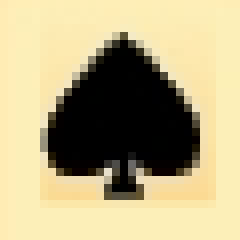
#> input picture openpic/x1y2.png, 30 x 30 px (shown 8 times larger)
$ python similarity.py
#> lines starting #> are read from the running program, lines starting #| are printed output that depends on the picture; long printed decimals are rounded
from cv2 import cv2
import numpy as np


# 均值哈希算法
def aHash(img):
    # 缩放为8*8
    img = cv2.resize(img, (8, 8))
    # 转换为灰度图
    gray = cv2.cvtColor(img, cv2.COLOR_BGR2GRAY)
    # s为像素和初值为0，hash_str为hash值初值为''
    s = 0
    hash_str = ''
    # 遍历累加求像素和
    for i in range(8):
        for j in range(8):
            s = s + gray[i, j]
    # 求平均灰度
    avg = s / 64
    # 灰度大于平均值为1相反为0生成图片的hash值
    for i in range(8):
        for j in range(8):
            if gray[i, j] > avg:
                hash_str = hash_str + '1'
            else:
                hash_str = hash_str + '0'
    return hash_str


# 差值感知算法
def dHash(img):
    # 缩放8*8
    img = cv2.resize(img, (9, 8))
    # 转换灰度图
    gray = cv2.cvtColor(img, cv2.COLOR_BGR2GRAY)
    hash_str = ''
    # 每行前一个像素大于后一个像素为1，相反为0，生成哈希
    for i in range(8):
        for j in range(8):
            if gray[i, j] > gray[i, j + 1]:
                hash_str = hash_str + '1'
            else:
                hash_str = hash_str + '0'
    return hash_str


# 感知哈希算法(pHash)
def pHash(img):
    # 缩放32*32
    img = cv2.resize(img, (32, 32))  # , interpolation=cv2.INTER_CUBIC

    # 转换为灰度图
    gray = cv2.cvtColor(img, cv2.COLOR_BGR2GRAY)
    # 将灰度图转为浮点型，再进行dct变换
    dct = cv2.dct(np.float32(gray))
    # opencv实现的掩码操作
    dct_roi = dct[0:8, 0:8]

    hash = []
    avreage = np.mean(dct_roi)
    for i in range(dct_roi.shape[0]):
        for j in range(dct_roi.shape[1]):
            if dct_roi[i, j] > avreage:
                hash.append(1)
            else:
                hash.append(0)
    return hash


# 通过得到RGB每个通道的直方图来计算相似度
def classify_hist_with_split(image1, image2, size=(256, 256)):
    # 将图像resize后，分离为RGB三个通道，再计算每个通道的相似值
    image1 = cv2.resize(image1, size)
    image2 = cv2.resize(image2, size)
    sub_image1 = cv2.split(image1)
    sub_image2 = cv2.split(image2)
    sub_data = 0
    for im1, im2 in zip(sub_image1, sub_image2):
        sub_data += calculate(im1, im2)
    sub_data = sub_data / 3
    return sub_data


# 计算单通道的直方图的相似值
def calculate(image1, image2):
    hist1 = cv2.calcHist([image1], [0], None, [256], [0.0, 255.0])
    hist2 = cv2.calcHist([image2], [0], None, [256], [0.0, 255.0])
    # 计算直方图的重合度
    degree = 0
    for i in range(len(hist1)):
        if hist1[i] != hist2[i]:
            degree = degree + \
                (1 - abs(hist1[i] - hist2[i]) / max(hist1[i], hist2[i]))
        else:
            degree = degree + 1
    degree = degree / len(hist1)
    return degree


# Hash值对比
def cmpHash(hash1, hash2):
    n = 0
    # hash长度不同则返回-1代表传参出错
    if len(hash1) != len(hash2):
        return -1
    # 遍历判断
    for i in range(len(hash1)):
        # 不相等则n计数+1，n最终为相似度
        if hash1[i] != hash2[i]:
            n = n + 1
    return n


# [5 lines of commented-out code are left out]

img1 = cv2.imread('openpic/x1y2.png')  # 6------5 ----2--------0.84
#> img1 is the input picture: shape (30, 30, 3); mean B, G, R 130, 170.3, 182.5
img2 = cv2.imread('openpic/x2y6.png')
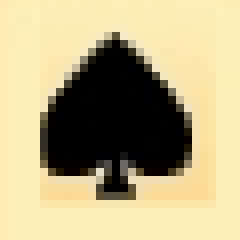
#> input picture openpic/x2y6.png, 30 x 30 px (shown 8 times larger)
#> img2 is the input picture: shape (30, 30, 3); mean B, G, R 130.1, 170.8, 183.2

# [5 lines of commented-out code are left out]

hash1 = aHash(img1)
#> after the loop in aHash, `for i in range(8):`: s = 10750
#> in aHash, `avg = s / 64`: avg = 168
hash2 = aHash(img2)
n = cmpHash(hash1, hash2)
#> n = 6
# 均值哈希算法相似度：
print('均值哈希算法相似度：', n)
#| 均值哈希算法相似度： 6

hash1 = dHash(img1)
hash2 = dHash(img2)
n = cmpHash(hash1, hash2)
#> n = 5
# 差值哈希算法相似度：
print('差值哈希算法相似度：', n)
#| 差值哈希算法相似度： 5

hash1 = pHash(img1)
#> in pHash, `gray = cv2.cvtColor(img, cv2.COLOR_BGR2GRAY)`:
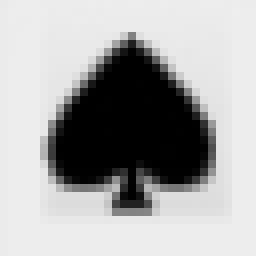
#> gray: shape (32, 32) (shown 8 times larger); min 0, max 238, mean 169.3
#> in pHash, `dct = cv2.dct(np.float32(gray))`:
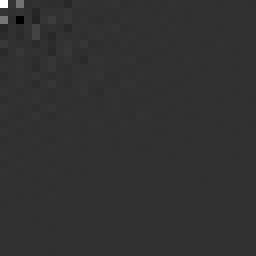
#> dct: shape (32, 32) float32 (shown 8 times larger); min -1299.2, max 5419, mean 7.1; drawn with min black and max white
#> in pHash, `avreage = np.mean(dct_roi)`: avreage = 114.9
#> hash1 = 64 values, max 1 at index 0, min 0 at index 1, mean 0.141
hash2 = pHash(img2)
#> in pHash (call 2), `img = cv2.resize(img, (32, 32))`:
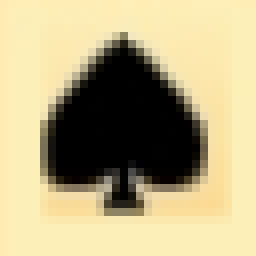
#> img: shape (32, 32, 3) (shown 8 times larger); mean of channels 0, 1, 2 130, 170.7, 183.1; drawn as B, G, R
#> in pHash (call 2), `gray = cv2.cvtColor(img, cv2.COLOR_BGR2GRAY)`:
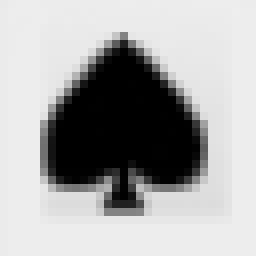
#> gray: shape (32, 32) (shown 8 times larger); min 0, max 238, mean 169.9
#> in pHash (call 2), `avreage = np.mean(dct_roi)`: avreage = 114.1
#> hash2 = 64 values, max 1 at index 0, min 0 at index 1, mean 0.172
n = cmpHash(hash1, hash2)
#> n = 2
# 感知哈希算法相似度：
print('感知哈希算法相似度：', n)
#| 感知哈希算法相似度： 2

# 三直方图算法相似度：
n = classify_hist_with_split(img1, img2)
#> in classify_hist_with_split, `image1 = cv2.resize(image1, size)`:
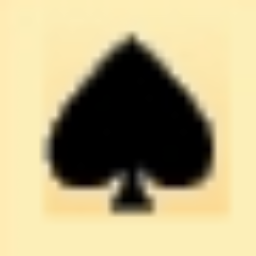
#> image1: shape (256, 256, 3); mean of channels 0, 1, 2 129.9, 170.2, 182.5; drawn as B, G, R
#> in classify_hist_with_split, `image2 = cv2.resize(image2, size)`:
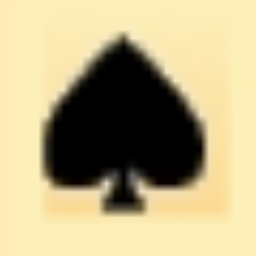
#> image2: shape (256, 256, 3); mean of channels 0, 1, 2 130, 170.8, 183.2; drawn as B, G, R
#> the loop in classify_hist_with_split, `for im1, im2 in zip(sub_image1, sub_image2):` made 3 passes
#> (degree in calculate, sub_data) on passes 1 to 3: ([0.869], [0.869]), ([0.852], [1.72]), ([0.821], [2.54])
#> in classify_hist_with_split, `sub_data = sub_data / 3`: sub_data = [0.847]
#> n = [0.847]
print('三直方图算法相似度：', n)
#| 三直方图算法相似度： [0.8475]
